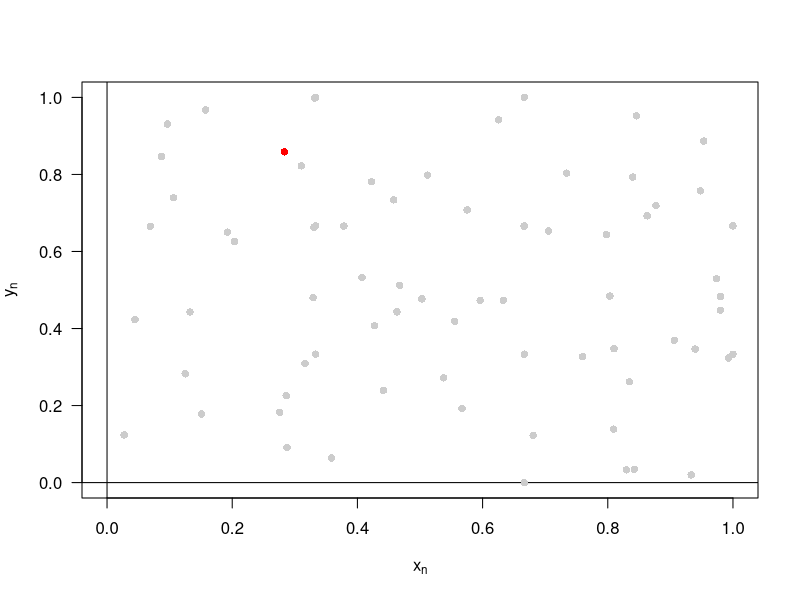

Write R code to recreate this figure.
## ---- chunk 1
knitr::opts_chunk$set(echo = TRUE)
## ---- chunk 2
y=2
x=0
while(1+y!=1) {
  
  x=x+1
  print(paste("El epsilon no es ", y))
  y=y/2
  
}

print(paste("El epsilon es ", y, "y llevó ",x," operaciones" ))
## ---- chunk 3
# EJECICIO DE PRUEBA

# numero de ITERACIONES
n<-100

# punto de arranco
x0<- 1/3
y0<- 1/3

# tiempo de espera
s <- 0.1

m<-matrix(0,ncol=2,nrow=n+1)
m[1,] <- c(x0,y0)
par(las=1)
plot(0,0, xlim = c(0,1), ylim = c(0,1), axes=FALSE, xlab=expression(x[n]), ylab=expression(y[n]), type='n')
box()
axis(1,seq(0,1,0.2))
axis(2,seq(0,1,0.2))
abline(h = 0, v = 0)


for (i in 1:n){
	xi <- m[i,1] + m[i,2]
	xi <- xi - floor(xi)

	yi <- 2*m[i,1] + m[i,2]
	yi <- yi - floor(yi)
	
	m[i+1,]<-c(xi,yi)
	print(m[i+1])
	points(m[1:i,1],m[1:i,2], pch=16, col=gray(0.8))
	points(m[i,1],m[i,2], pch=16, col='red')
	Sys.sleep(s)
}

